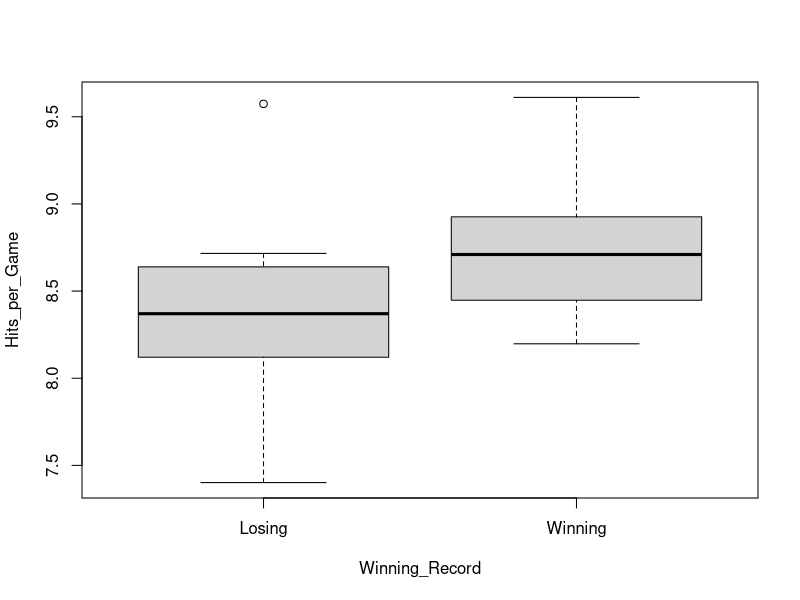
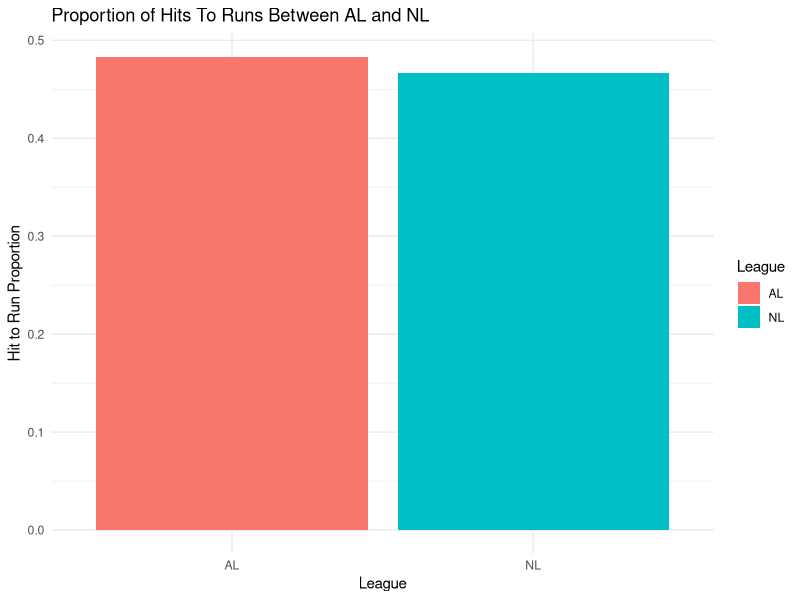

The R source for these figures, in order:
## ---- chunk 1
knitr::opts_chunk$set(echo = TRUE)
## ---- chunk 2
library(dplyr)
library(ggplot2)
BBH = read.csv('BaseballHits.csv')
str(BBH)
## ---- chunk 3
BBH$Hits_per_Game <- BBH$Hits / 162  # Calculate Hits per Game
BBH$Winning_Record <- ifelse(BBH$Wins > 81, "Winning", "Losing")  # Winning Record

# data = data.frame(Hits_per_game, Winning_Record)

# Group by Winning_Record and summarize Mean for Winning and Losing
summary_stats <- BBH %>%
  group_by(Winning_Record) %>%
  summarise(
    Mean_Hits = mean(Hits_per_Game),
    SD_Hits = sd(Hits_per_Game),
    Count = n()
  )

summary_stats

# print(data)

boxplot(Hits_per_Game ~ Winning_Record, data=BBH)

t.test(Hits_per_Game ~ Winning_Record, alternative="two.sided", conf.level=0.95, data=BBH)
## ---- chunk 4
AL_Teams = BBH %>% filter(League == "AL")
NL_Teams = BBH %>% filter(League == "NL")

NL_Hit_Total = sum(NL_Teams$Hits)
NL_Run_Total = sum(NL_Teams$Runs)
NL_Hit_Run_Prop = NL_Run_Total/NL_Hit_Total

print(NL_Hit_Total)
print(NL_Run_Total)

AL_Hit_Total = sum(AL_Teams$Hits)
AL_Run_Total = sum(AL_Teams$Runs)
AL_Hit_Run_Prop = AL_Run_Total/AL_Hit_Total

print(AL_Hit_Total)
print(AL_Run_Total)

# Create a data frame to display the results
hit_run_prop_df <- data.frame(
  League = c("NL", "AL"),
  Hit_to_Run_Proportion = c(NL_Hit_Run_Prop, AL_Hit_Run_Prop)
)

# Print the data frame
print(hit_run_prop_df)

ggplot(hit_run_prop_df, aes(x=League, y=Hit_to_Run_Proportion, fill = League)) +
  geom_bar(stat = "identity", position = "dodge") +
  labs(title = "Proportion of Hits To Runs Between AL and NL",
       x = "League",
       y = "Hit to Run Proportion") +
  theme_minimal()

prop.test(x=c(AL_Run_Total, NL_Run_Total), n=c(AL_Hit_Total, NL_Hit_Total), correct = FALSE)
## ---- chunk 5

## ---- chunk 6

## ---- chunk 7

## ---- chunk 8

## ---- chunk 9

